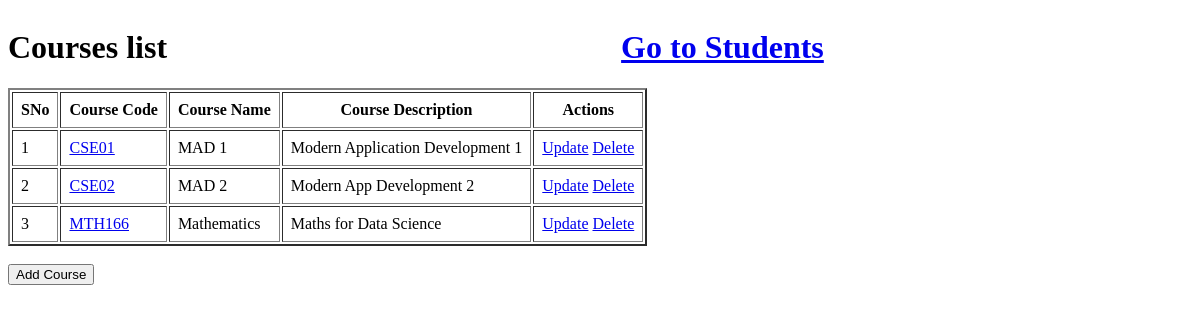
The app's page /courses, older data.
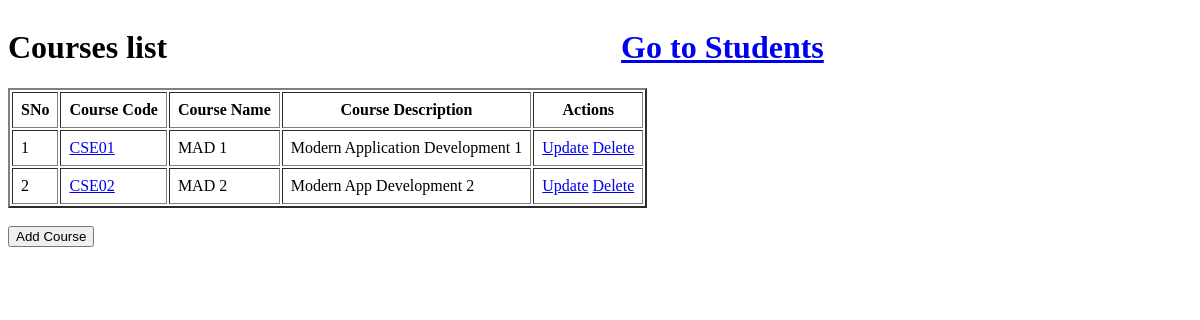
The same page, newer data.
### app.py (models this page shows)
class Course(db.Model):
    course_id = db.Column(db.Integer, primary_key = True, autoincrement = True)
    course_code = db.Column(db.String, unique = True, nullable = False)
    course_name = db.Column(db.String, nullable = False)
    course_description = db.Column(db.String)
    students = db.relationship("Student", backref = "courses", secondary = "enrollments")

### app.py (the view)
@app.route('/courses')
def courses():
    courses = Course.query.all()
    return render_template("courses.html", courses = courses)

### templates/courses.html (shortened to what this page needs)
<!DOCTYPE html>
<html lang="en">
<head>
</head>
<body>
    <div class="header" >
        <h1 style="display: inline-block;">Courses list</h1>
        <h1 style="display: inline-block;margin-left: 450px;"><a href="/">Go to Students</a></h1>
    </div>
    {% if courses %}
    <table id = "all-courses" border="2" cellpadding="8px">
        <tr>
            <th>SNo</th>
            <th>Course Code</th>
            <th>Course Name</th>
            <th>Course Description</th>
            <th>Actions</th>
        </tr>
        {% for course in courses %}
        <tr>
            <td>{{ loop.index }}</td>
            <td><a href="/course/{{ course.course_id }}">{{ course.course_code }}</a></td>
            <td>{{ course.course_name }}</td>
            <td>{{ course.course_description }}</td>
            <td>
                <a href="/course/{{ course.course_id }}/update">Update</a>
                <a href="/course/{{ course.course_id }}/delete">Delete</a>
            </td>
        </tr>
        {% endfor %}
    </table><br>
    {% else %}
    <p>No courses found. Add the courses now!</p>
    {% endif %}
    <a href="/course/create"><button>Add Course</button></a>
</html>

Row changes from the older to the newer data that the page shows:
removed Course: course_code "MTH166", course_name "Mathematics", course_description "Maths for Data Science"
